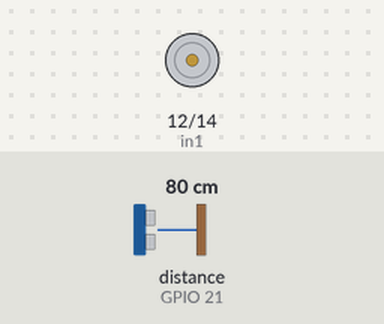
This sketch was run on a simulated ESP32. On the bench: motor-driver pin pairs drawn as motors (green arrow = first pin HIGH = forward, orange = second pin HIGH = backward, longer = more drive, scaled by the enable pin). The test bench sets the inputs (shaded band); at power-on: distance to the obstacle (sensor on GPIO 21) 80 cm. The echo pulse lasts 58.3 µs per cm; what the sketch prints to the serial monitor is not drawn.

Above: at 1.2 s.
1.3 s: distance to the obstacle (sensor on GPIO 21) set to 10 cm
2.8 s: distance to the obstacle (sensor on GPIO 21) set to 7 cm
At 3.3 s:
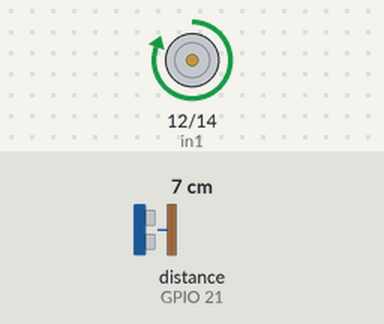
4.3 s: distance to the obstacle (sensor on GPIO 21) set to 9 cm
At 5.5 s:
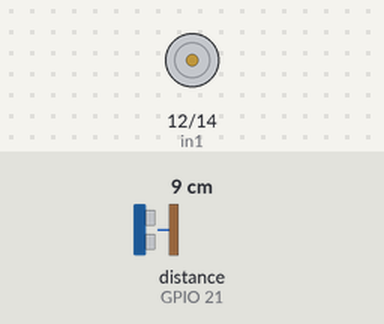
5.8 s: distance to the obstacle (sensor on GPIO 21) set to 2 cm
At 7.0 s:
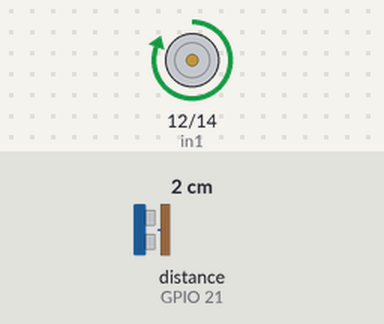
Timing chart, 0 to 8.3 s (numbered marks = the images above; inputs shaded):
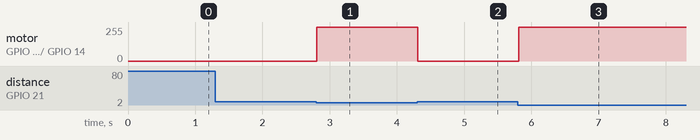

Measured:
- the behaviour switches between 9 and 8 cm on distance to the obstacle (sensor on GPIO 21) (found by bisection; images 0 and 1)
- after the input at 2.8 s, motor on GPIO 12 (in1) / GPIO 14 (in2): stopped → forward 255/255 at once
- after the input at 4.3 s, motor on GPIO 12 (in1) / GPIO 14 (in2): forward 255/255 → stopped at once
- after the input at 5.8 s, motor on GPIO 12 (in1) / GPIO 14 (in2): stopped → forward 255/255 at once

The sketch:

VibrationMotorFixedDistanceSensorHapticInteraction.ino
```cpp
/*
 * Reads the distance from an HC-SR04 ultrasonic distance sensor, and based on the
 * SENSING_DISTANCE, triggers the motor
 * L239D driver with a 3V3 eccentric rotating mass (ERM) vibration motor.
 * Pins:
 *  - HC-SR04 Trigger Pin GPIO_19
 *  - HC-SR04  Echo Pin GPIO_21
      THE ECHO NEEDS A VOLTAGE DIVIDE TO DROP 5V to 3V3 for the ESP32
          ECHO -> 1kOhm resistor --> 2k Ohm --> GND
                                 |--> GPIO_21
 *  - L239D Enable A: GPIO_13
 *  - L239D in1: GPIO_12
 *  - L239D in2: GPIO_14
 * The default ambient temperature is set to 20C.
 * Dependencies:
 * 1) HCSR04 library by Martinsos installed via the Libraries menu in
 * the Arduino IDE. See details of the library here:
 * https://github.com/Martinsos/arduino-lib-hc-sr04
*/

#include <HCSR04.h>

// Params
#define SENSING_DISTANCE 85 // millimeters
#define SENSING_INTERVAL_MS 50 // milliseconds

// HC-SRC04 Distance Sensor
const int DISTANCE_SENSOR_TRIGGER_PIN = 19;
const int DISTANCE_SENSOR_ECHO_PIN = 21;

// Default value for maximum measurement distance is 4m
UltraSonicDistanceSensor distanceSensor(DISTANCE_SENSOR_TRIGGER_PIN, DISTANCE_SENSOR_ECHO_PIN);
long lastSensorUpdateTime = 0;
float lastSensedDistance = -1;

// Motor connections
const int enA = 13;
const int in1 = 12;
const int in2 = 14;
long currentMotorSpeed = 0;

void setup() {
    Serial.begin(115200);
    initMotor();
}

void initMotor() {
    // Set all the pins as outputs
    pinMode(enA, OUTPUT);
    pinMode(in1, OUTPUT);
    pinMode(in2, OUTPUT);

    // Turn off the motor to start with
    stopMotor();
}

void loop() {
    float currentDistanceMM = getSensedDistanceInMM();

    if (currentDistanceMM > SENSING_DISTANCE || currentDistanceMM < 0) {
        // We're beyond the max distance, so turn the motor off.
        stopMotor();
    } else {
        // Map motor speed to the distance, such that higher speed
        // indicated closer distance
        currentMotorSpeed = 255;
        setMotorDirForward();
        startMotorWithSpeed(currentMotorSpeed);
    }
    Serial.print(currentDistanceMM);
    Serial.print(",");
    Serial.println(currentMotorSpeed);
}

float getSensedDistanceInMM() {
    long currentTime = millis();
    // Only update distance at the specified time interval
    if (currentTime < lastSensorUpdateTime + SENSING_INTERVAL_MS) {
        return lastSensedDistance;
    }
    // Otherwise get a new distance reading and convert to mm
    lastSensedDistance = 10 * distanceSensor.measureDistanceCm();
    lastSensorUpdateTime = currentTime;
    //Serial.println(distance);
    return lastSensedDistance;
}

void setMotorDirForward() {
  digitalWrite(in1, HIGH);
  digitalWrite(in2, LOW);
}

void setMotorDirBack() {
  digitalWrite(in1, LOW);
  digitalWrite(in2, HIGH);
}

void stopMotor() {
  digitalWrite(enA, LOW);
  digitalWrite(in1, LOW);
  digitalWrite(in2, LOW);
}

void startMotor() {
    digitalWrite(enA, HIGH);
}

void startMotorWithSpeed(int speed) {
    analogWrite(enA, speed);
}
```
